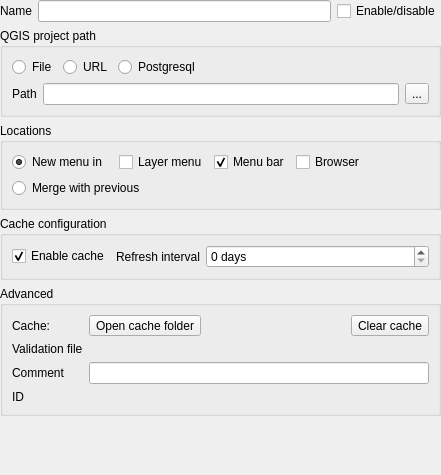
<?xml version="1.0" encoding="UTF-8"?>
<ui version="4.0">
 <class>ProjectWidget</class>
 <widget class="QWidget" name="ProjectWidget">
  <property name="geometry">
   <rect>
    <x>0</x>
    <y>0</y>
    <width>441</width>
    <height>475</height>
   </rect>
  </property>
  <property name="windowTitle">
   <string>Form</string>
  </property>
  <layout class="QGridLayout" name="gridLayout">
   <property name="leftMargin">
    <number>0</number>
   </property>
   <property name="topMargin">
    <number>0</number>
   </property>
   <property name="rightMargin">
    <number>0</number>
   </property>
   <property name="bottomMargin">
    <number>0</number>
   </property>
   <item row="5" column="0">
    <spacer name="verticalSpacer">
     <property name="orientation">
      <enum>Qt::Vertical</enum>
     </property>
     <property name="sizeHint" stdset="0">
      <size>
       <width>20</width>
       <height>40</height>
      </size>
     </property>
    </spacer>
   </item>
   <item row="1" column="0" colspan="3">
    <widget class="QgsCollapsibleGroupBox" name="mGroupBox_3">
     <property name="title">
      <string>QGIS project path</string>
     </property>
     <layout class="QGridLayout" name="gridLayout_3">
      <item row="1" column="1">
       <widget class="QLineEdit" name="pathLineEdit"/>
      </item>
      <item row="1" column="0">
       <widget class="QLabel" name="label_2">
        <property name="sizePolicy">
         <sizepolicy hsizetype="Fixed" vsizetype="Preferred">
          <horstretch>0</horstretch>
          <verstretch>0</verstretch>
         </sizepolicy>
        </property>
        <property name="text">
         <string>Path</string>
        </property>
       </widget>
      </item>
      <item row="1" column="2">
       <widget class="QToolButton" name="pathSelectionButton">
        <property name="text">
         <string>...</string>
        </property>
       </widget>
      </item>
      <item row="0" column="0" colspan="3">
       <layout class="QHBoxLayout" name="horizontalLayout_2">
        <property name="bottomMargin">
         <number>0</number>
        </property>
        <item>
         <widget class="QRadioButton" name="fileRatioButton">
          <property name="text">
           <string>File</string>
          </property>
         </widget>
        </item>
        <item>
         <widget class="QRadioButton" name="urlRadioButton">
          <property name="text">
           <string>URL</string>
          </property>
         </widget>
        </item>
        <item>
         <widget class="QRadioButton" name="postgresqlRadioButton">
          <property name="text">
           <string>Postgresql</string>
          </property>
         </widget>
        </item>
        <item>
         <spacer name="horizontalSpacer_2">
          <property name="orientation">
           <enum>Qt::Horizontal</enum>
          </property>
          <property name="sizeHint" stdset="0">
           <size>
            <width>40</width>
            <height>20</height>
           </size>
          </property>
         </spacer>
        </item>
       </layout>
      </item>
     </layout>
    </widget>
   </item>
   <item row="0" column="1">
    <widget class="QLineEdit" name="nameLineEdit">
     <property name="text">
      <string/>
     </property>
    </widget>
   </item>
   <item row="3" column="0" colspan="3">
    <widget class="QgsCollapsibleGroupBox" name="mGroupBox">
     <property name="title">
      <string>Cache configuration</string>
     </property>
     <layout class="QGridLayout" name="gridLayout_2">
      <item row="0" column="2">
       <widget class="QgsSpinBox" name="refreshIntervalSpinBox">
        <property name="suffix">
         <string> days</string>
        </property>
       </widget>
      </item>
      <item row="0" column="1">
       <widget class="QLabel" name="label_3">
        <property name="sizePolicy">
         <sizepolicy hsizetype="Fixed" vsizetype="Preferred">
          <horstretch>0</horstretch>
          <verstretch>0</verstretch>
         </sizepolicy>
        </property>
        <property name="text">
         <string>Refresh interval</string>
        </property>
       </widget>
      </item>
      <item row="0" column="0">
       <widget class="QCheckBox" name="enableCacheCheckBox">
        <property name="sizePolicy">
         <sizepolicy hsizetype="Fixed" vsizetype="Fixed">
          <horstretch>0</horstretch>
          <verstretch>0</verstretch>
         </sizepolicy>
        </property>
        <property name="text">
         <string>Enable cache</string>
        </property>
        <property name="checked">
         <bool>true</bool>
        </property>
       </widget>
      </item>
     </layout>
    </widget>
   </item>
   <item row="0" column="2">
    <widget class="QCheckBox" name="enableCheckBox">
     <property name="text">
      <string>Enable/disable</string>
     </property>
    </widget>
   </item>
   <item row="0" column="0">
    <widget class="QLabel" name="label">
     <property name="sizePolicy">
      <sizepolicy hsizetype="Fixed" vsizetype="Preferred">
       <horstretch>0</horstretch>
       <verstretch>0</verstretch>
      </sizepolicy>
     </property>
     <property name="text">
      <string>Name</string>
     </property>
    </widget>
   </item>
   <item row="4" column="0" colspan="3">
    <widget class="QgsCollapsibleGroupBox" name="mGroupBox_4">
     <property name="title">
      <string>Advanced</string>
     </property>
     <property name="collapsed">
      <bool>false</bool>
     </property>
     <layout class="QGridLayout" name="gridLayout_4">
      <item row="4" column="0">
       <widget class="QLabel" name="label_4">
        <property name="text">
         <string>Validation file</string>
        </property>
       </widget>
      </item>
      <item row="1" column="0">
       <widget class="QLabel" name="label_6">
        <property name="text">
         <string>Cache:</string>
        </property>
       </widget>
      </item>
      <item row="1" column="2">
       <spacer name="horizontalSpacer_3">
        <property name="orientation">
         <enum>Qt::Horizontal</enum>
        </property>
        <property name="sizeHint" stdset="0">
         <size>
          <width>40</width>
          <height>20</height>
         </size>
        </property>
       </spacer>
      </item>
      <item row="6" column="0">
       <widget class="QLabel" name="label_5">
        <property name="sizePolicy">
         <sizepolicy hsizetype="Fixed" vsizetype="Preferred">
          <horstretch>0</horstretch>
          <verstretch>0</verstretch>
         </sizepolicy>
        </property>
        <property name="text">
         <string>ID</string>
        </property>
       </widget>
      </item>
      <item row="1" column="1">
       <widget class="QToolButton" name="openCacheButton">
        <property name="text">
         <string>Open cache folder</string>
        </property>
       </widget>
      </item>
      <item row="4" column="1" colspan="3">
       <widget class="QgsFileWidget" name="validationFileLineEdit"/>
      </item>
      <item row="6" column="1" colspan="3">
       <widget class="QLabel" name="idLineEdit">
        <property name="text">
         <string>&lt;id&gt;</string>
        </property>
       </widget>
      </item>
      <item row="1" column="3">
       <widget class="QToolButton" name="clearCacheButton">
        <property name="text">
         <string>Clear cache</string>
        </property>
       </widget>
      </item>
      <item row="5" column="0">
       <widget class="QLabel" name="label_comment">
        <property name="text">
         <string>Comment</string>
        </property>
       </widget>
      </item>
      <item row="5" column="1" colspan="3">
       <widget class="QLineEdit" name="lne_comment"/>
      </item>
     </layout>
    </widget>
   </item>
   <item row="2" column="0" colspan="3">
    <widget class="QgsCollapsibleGroupBox" name="mGroupBox_2">
     <property name="title">
      <string>Locations</string>
     </property>
     <layout class="QGridLayout" name="gridLayout_5">
      <item row="0" column="3">
       <widget class="QCheckBox" name="newMenuCheckBox">
        <property name="text">
         <string>Menu bar</string>
        </property>
        <property name="checked">
         <bool>true</bool>
        </property>
       </widget>
      </item>
      <item row="1" column="0" colspan="6">
       <widget class="QRadioButton" name="mergePreviousRadioButton">
        <property name="text">
         <string>Merge with previous</string>
        </property>
       </widget>
      </item>
      <item row="0" column="5">
       <spacer name="horizontalSpacer">
        <property name="orientation">
         <enum>Qt::Horizontal</enum>
        </property>
        <property name="sizeHint" stdset="0">
         <size>
          <width>40</width>
          <height>20</height>
         </size>
        </property>
       </spacer>
      </item>
      <item row="0" column="0">
       <widget class="QRadioButton" name="newMenuRadioButton">
        <property name="text">
         <string>New menu in</string>
        </property>
        <property name="checked">
         <bool>true</bool>
        </property>
       </widget>
      </item>
      <item row="0" column="4">
       <widget class="QCheckBox" name="browserCheckBox">
        <property name="text">
         <string>Browser</string>
        </property>
       </widget>
      </item>
      <item row="0" column="2">
       <widget class="QCheckBox" name="addLayerMenuCheckBox">
        <property name="text">
         <string>Layer menu</string>
        </property>
       </widget>
      </item>
     </layout>
    </widget>
   </item>
  </layout>
 </widget>
 <customwidgets>
  <customwidget>
   <class>QgsCollapsibleGroupBox</class>
   <extends>QGroupBox</extends>
   <header>qgscollapsiblegroupbox.h</header>
   <container>1</container>
  </customwidget>
  <customwidget>
   <class>QgsFileWidget</class>
   <extends>QWidget</extends>
   <header>qgsfilewidget.h</header>
  </customwidget>
  <customwidget>
   <class>QgsSpinBox</class>
   <extends>QSpinBox</extends>
   <header>qgsspinbox.h</header>
  </customwidget>
 </customwidgets>
 <resources/>
 <connections/>
</ui>
